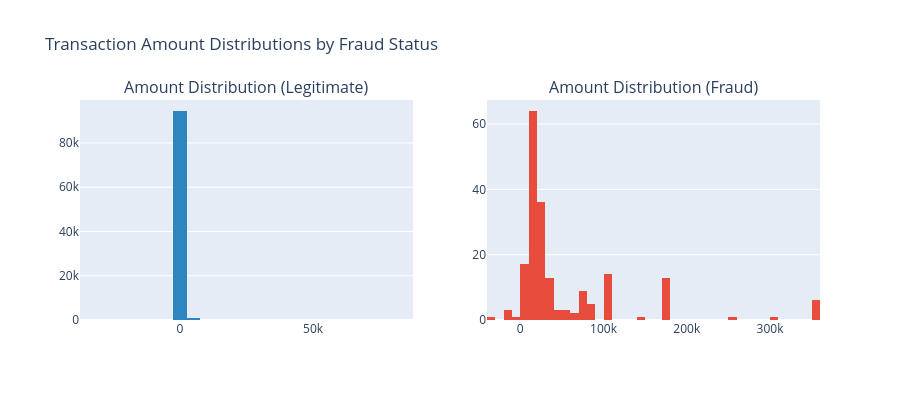

This figure's notebook cell:
### Markdown cell above
### 4.4 Feature Distribution Analysis

Examining the distribution of key features can reveal patterns and inform preprocessing decisions:

### Code cell
# Distribution of Amount by Fraud status
fig = make_subplots(
    rows=1, cols=2,
    subplot_titles=('Amount Distribution (Legitimate)', 'Amount Distribution (Fraud)')
)

# Legitimate transactions
fig.add_trace(
    go.Histogram(
        x=train[train['FraudResult']==0]['Amount'],
        nbinsx=50,
        name='Legitimate',
        marker_color='#2E86C1'
    ),
    row=1, col=1
)

# Fraud transactions
fig.add_trace(
    go.Histogram(
        x=train[train['FraudResult']==1]['Amount'],
        nbinsx=50,
        name='Fraud',
        marker_color='#E74C3C'
    ),
    row=1, col=2
)

fig.update_layout(
    height=400,
    showlegend=False,
    title_text="Transaction Amount Distributions by Fraud Status"
)

fig.show()

print("\n Distribution Analysis:")
print("Legitimate transactions and fraud transactions show different amount patterns")
print("This validates Amount as a discriminative feature")

### Figure 1 — Plotly figure (JSON) as saved in the notebook; plotly's stock layout.template omitted (floating-point values rounded to 4 significant figures; data arrays with more than 128 entries replaced by an {"elided": "..."} marker saying what was removed)
{"data": [{"marker": {"color": "#2E86C1"}, "name": "Legitimate", "nbinsx": 50, "type": "histogram", "x": {"elided": "95469 float values"}, "xaxis": "x", "yaxis": "y"}, {"marker": {"color": "#E74C3C"}, "name": "Fraud", "nbinsx": 50, "type": "histogram", "x": {"elided": "193 float values"}, "xaxis": "x2", "yaxis": "y2"}], "layout": {"annotations": [{"font": {"size": 16}, "showarrow": false, "text": "Amount Distribution (Legitimate)", "x": 0.225, "xanchor": "center", "xref": "paper", "y": 1, "yanchor": "bottom", "yref": "paper"}, {"font": {"size": 16}, "showarrow": false, "text": "Amount Distribution (Fraud)", "x": 0.775, "xanchor": "center", "xref": "paper", "y": 1, "yanchor": "bottom", "yref": "paper"}], "height": 400, "showlegend": false, "title": {"text": "Transaction Amount Distributions by Fraud Status"}, "xaxis": {"anchor": "y", "domain": [0, 0.45]}, "xaxis2": {"anchor": "y2", "domain": [0.55, 1]}, "yaxis": {"anchor": "x", "domain": [0, 1]}, "yaxis2": {"anchor": "x2", "domain": [0, 1]}}}
